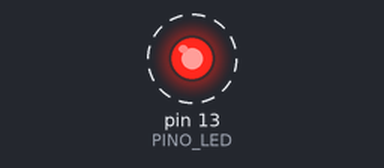
A program run on a simulated Arduino Uno, built with avr-gcc and run on an emulated ATmega328P. Parts: output pins drawn as LEDs (lit = HIGH). Dashed ring = blinking. What the program prints to the serial monitor is not drawn.

Above: at 0.2 s.
Timing chart, 0 to 3.0 s (numbered marks = the images above):
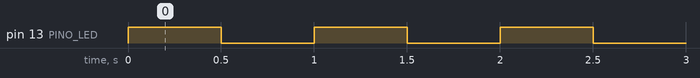

The program:

main.cpp
```cpp
#include <Arduino.h>

// Projeto 01 - Blink externo (Arduino Uno)
// LED externo no pino 13 (D13) via resistor de 220 ohms.

const uint8_t PINO_LED = 13;
const unsigned long INTERVALO_MS = 500;

void setup() {
  pinMode(PINO_LED, OUTPUT);   // define o pino como saída
  Serial.begin(9600);
  Serial.println("Blink iniciado!");
}

void loop() {
  digitalWrite(PINO_LED, HIGH);  // 5V no pino -> LED acende
  Serial.println("LED ligado");
  delay(INTERVALO_MS);

  digitalWrite(PINO_LED, LOW);   // 0V no pino -> LED apaga
  Serial.println("LED desligado");
  delay(INTERVALO_MS);
}
```

Measured:
- by itself, pin 13 (PINO_LED): alternates HIGH for 0.50 s and LOW for 0.50 s
